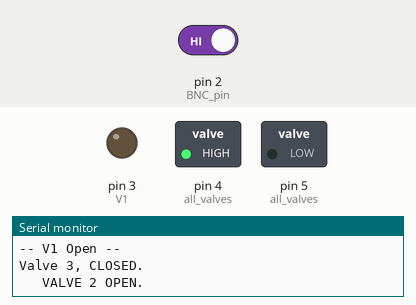
Simulated run of this sketch. Board: Arduino Uno, built with avr-gcc and run on an emulated ATmega328P. Parts: switched loads named in the sketch (green lamp = pin HIGH), output pins drawn as LEDs (lit = HIGH), the last lines printed to the serial monitor. Dashed ring = blinking. The inputs (shaded band) are chosen by the test bench; at power-on: pin 2 (BNC_pin) HIGH.

Above: at 2.8 s.
2.9 s: pin 2 (BNC_pin) driven LOW
At 4.0 s:
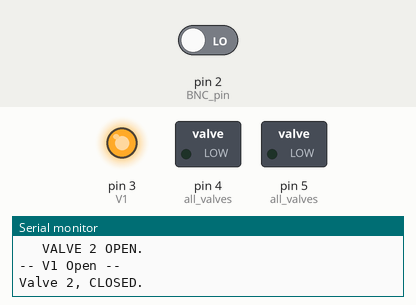
4.5 s: pin 2 (BNC_pin) driven HIGH
At 5.1 s:
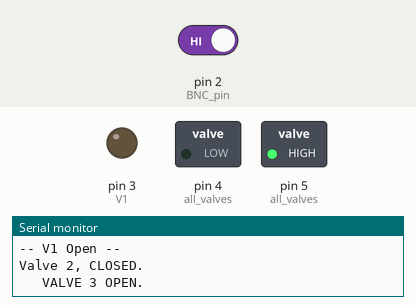
Timing chart, 0 to 14.6 s (numbered marks = the images above; inputs shaded):
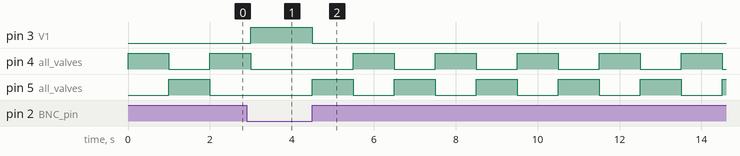

The sketch:

Olfactometer_Control_2o.ino
```cpp
// User-modifiable global variables:
// =================================

boolean ONE_VALVE_OPEN = true; // When true, exactly one valve is open at a time. Value 1 is open by default.
                               // When false, every value openeing and closing is explicitly controlled by user.


// =================================
// Pin Assignments
int BNC_pin = 2;
int V1 = 3;
int V2 = 4;
int V3 = 5;

int num_valves = 3;
int all_valves[] = {V1, V2, V3};
//String odorants[15] = {"pentanal", "methyl-butanol", "phenetol", "trimethyl-thiazol", "triethylamine", "exanoic", "heptanol", "guaiacol", "benzothiazol", "isoamylamine", "heptanal", "nonanol", "cresol", "methilthiazol", "phenyl-ethylamine"};
String odorants[2] = {"EUG", "ETHYLACET"};

// =================================
int stimulus_duration = 1000;

int last_odor=0;

// =======================================
// Valve control functions

int current_valve = 1;
void OpenValve(int valveNum) {
  // error checking
  if (digitalRead(all_valves[valveNum-1]) == HIGH) {
    Serial.print(F("Valve ")); Serial.print(valveNum); Serial.println(F("already open."));
    return;
  }
  if ((ONE_VALVE_OPEN) && (valveNum==1)) {
   Serial.println(F("Warning: Valve 1 cannot be directly opened in 'ONE_VALVE_OPEN' mode."));
   return;
  }

  // open the valve
  digitalWrite(all_valves[valveNum-1], HIGH);
  // close the currenly open valve, if necessary
  if (ONE_VALVE_OPEN) {
    digitalWrite(all_valves[current_valve-1], LOW);
    if (current_valve>1) {
      Serial.print("Valve ");
      Serial.print(current_valve);
      Serial.println(" CLOSED.");
    }
  }
  if (ONE_VALVE_OPEN) {
    current_valve = valveNum;
  }
    Serial.print("   VALVE ");
    Serial.print(valveNum);
    Serial.println(" OPEN.");

}

void CloseValve(int valveNum) {
  // error checking
  if (digitalRead(all_valves[valveNum-1]) == LOW) {
    Serial.print(F("Cannot close valve ")); Serial.print(valveNum); Serial.println(F(", it's not open."));
    return;
  }
  if (ONE_VALVE_OPEN && (valveNum==1)) {
   Serial.println(F("Warning: Valve 1 cannot be directly closed in 'ONE_VALVE_OPEN' mode."));
   return;
  }

  // close valve
  digitalWrite(all_valves[valveNum-1], LOW);

  // open valve 1 if necessary
  if (ONE_VALVE_OPEN) {
    current_valve = 1;
    digitalWrite(V1, HIGH);
   Serial.println("-- V1 Open --");
  }
    Serial.print("Valve ");
    Serial.print(valveNum);
    Serial.print(",");
    Serial.println(" CLOSED.");
}


// =======================================
// BNC Triggering Functions
void WaitForTrigger() {
 while (digitalRead(BNC_pin) == LOW) {};
}


// === SETUP ===
// the setup function runs once when you press reset or power the board
void setup() {

  // Set up pins for valve control
  for (int i=0; i<num_valves; i++) {
    pinMode(all_valves[i], OUTPUT);
    digitalWrite(all_valves[i], LOW);
  }
  if (ONE_VALVE_OPEN) {
    digitalWrite(V1, HIGH);
  }

  // Set up pin for BNC input/output
  pinMode(BNC_pin, INPUT);

  // start USB connection with the computer
  Serial.begin(9600);
}


// =================
// === MAIN LOOP ===
// =================


void loop() {
  WaitForTrigger();
  if(last_odor == 2){
    olfStim(3);
    last_odor=3;
  }
  else{
    olfStim(2);
    last_odor=2;
  }
//  if (Serial.available()) {
//    char ch = Serial.read();
//    if( isDigit(ch) ) {
//      if ( ch == '0' ) {
//        idle();
//      }
//      else if ( ch == '1' ) {
//        olfStim(2);
//        delay(1000);
//        olfStim(3);
//      }
//    }
}


void olfStim(int v) {
        OpenValve(v);
        delay(stimulus_duration);
        CloseValve(v);
}

void idle() {
  // close valves
  for (int v=0; v<4; v++) {
    digitalWrite(all_valves[v], LOW);
  }
  // open valve 1 if necessary
  if (ONE_VALVE_OPEN) {
    current_valve = 1;
    digitalWrite(V1, HIGH);
  }
}
```

Measured:
- after the input at 2.9 s, pin 3 (V1): LOW → HIGH after 0.10 s; pin 4 (all_valves): goes on until 3.0 s, then stays LOW; pin 5 (all_valves): stays LOW (without the input it goes to HIGH after 0.10 s)
- after the input at 4.5 s, pin 3 (V1): HIGH → LOW at once; pin 4 (all_valves): alternates HIGH for 1.0 s and LOW for 1.0 s, starting after 1.0 s; pin 5 (all_valves): alternates HIGH for 1.0 s and LOW for 1.0 s, starting at once
